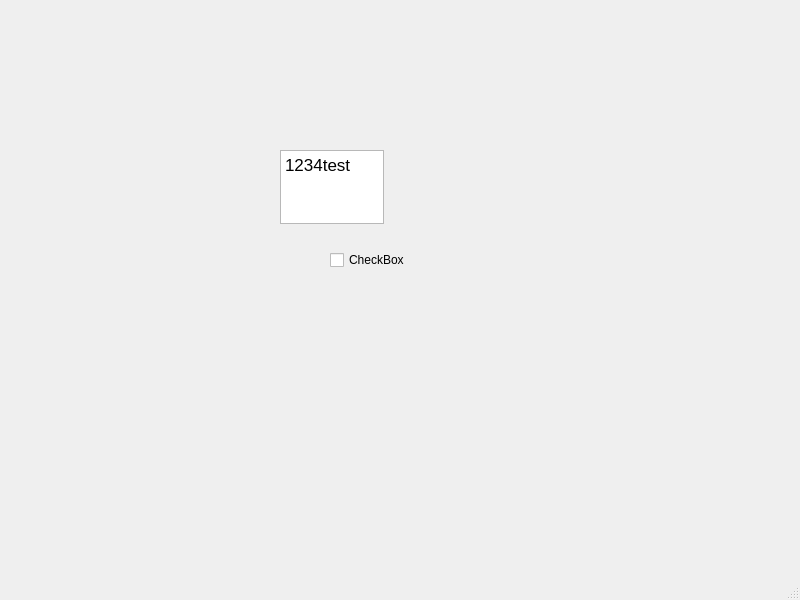
<?xml version="1.0" encoding="UTF-8"?>
<ui version="4.0">
 <class>MainWindow</class>
 <widget class="QMainWindow" name="MainWindow">
  <property name="geometry">
   <rect>
    <x>0</x>
    <y>0</y>
    <width>800</width>
    <height>600</height>
   </rect>
  </property>
  <property name="windowTitle">
   <string>MainWindow</string>
  </property>
  <widget class="QWidget" name="centralwidget">
   <widget class="QCheckBox" name="checkBox">
    <property name="geometry">
     <rect>
      <x>330</x>
      <y>250</y>
      <width>86</width>
      <height>20</height>
     </rect>
    </property>
    <property name="text">
     <string>CheckBox</string>
    </property>
   </widget>
   <widget class="QTextEdit" name="textEdit">
    <property name="geometry">
     <rect>
      <x>280</x>
      <y>150</y>
      <width>104</width>
      <height>74</height>
     </rect>
    </property>
    <property name="html">
     <string>&lt;!DOCTYPE HTML PUBLIC &quot;-//W3C//DTD HTML 4.0//EN&quot; &quot;http://www.w3.org/TR/REC-html40/strict.dtd&quot;&gt;
&lt;html&gt;&lt;head&gt;&lt;meta name=&quot;qrichtext&quot; content=&quot;1&quot; /&gt;&lt;style type=&quot;text/css&quot;&gt;
p, li { white-space: pre-wrap; }
&lt;/style&gt;&lt;/head&gt;&lt;body style=&quot; font-family:'.AppleSystemUIFont'; font-size:13pt; font-weight:400; font-style:normal;&quot;&gt;
&lt;p style=&quot; margin-top:0px; margin-bottom:0px; margin-left:0px; margin-right:0px; -qt-block-indent:0; text-indent:0px;&quot;&gt;1234test&lt;/p&gt;&lt;/body&gt;&lt;/html&gt;</string>
    </property>
   </widget>
  </widget>
  <widget class="QMenuBar" name="menubar">
   <property name="geometry">
    <rect>
     <x>0</x>
     <y>0</y>
     <width>800</width>
     <height>24</height>
    </rect>
   </property>
  </widget>
  <widget class="QStatusBar" name="statusbar"/>
 </widget>
 <resources/>
 <connections/>
</ui>
